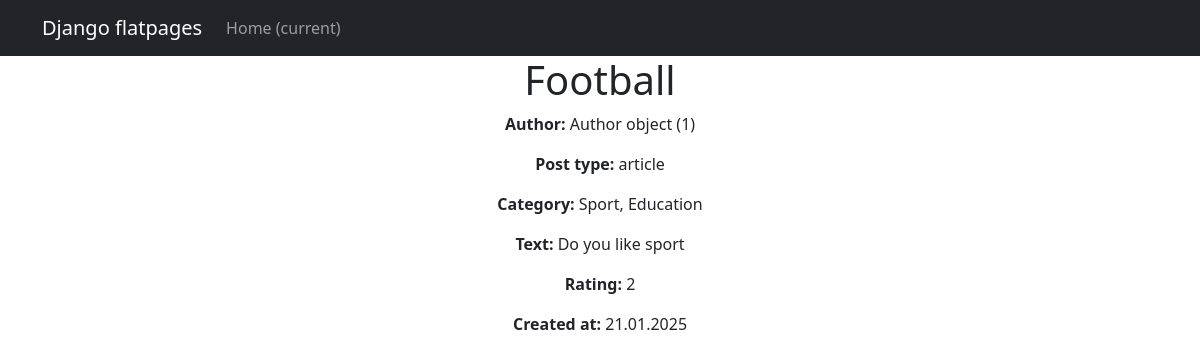
The page /news/1/ on the database as committed earlier.
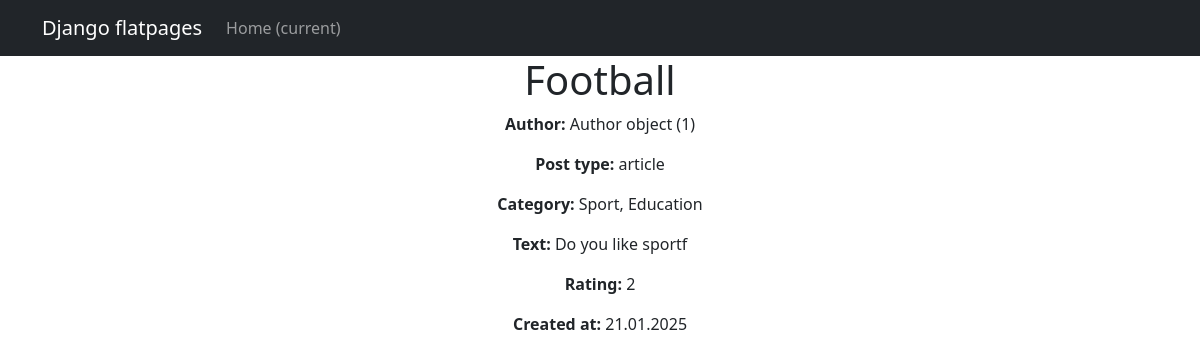
The same page on the database as committed later.
### news/models.py (models this page shows, shortened)
class Post(models.Model):
    ARTICLE = 'AR'
    NEWS = 'NW'
    TYPES = (
        (ARTICLE, 'Статья'),
        (NEWS, 'Новость')
    )
    author = models.ForeignKey(Author, on_delete = models.CASCADE)
    post_type = models.CharField(max_length=2, choices= TYPES, default=ARTICLE)
    created_at = models.DateTimeField(auto_now_add=True)
    category = models.ManyToManyField(Category, through= 'PostCategory')
    title = models.CharField(max_length=255)
    text = models.TextField()
    rating = models.IntegerField(default=0)
    def __init__(self, *args, **kwargs):
        super().__init__(*args, **kwargs)  # Передаем аргументы корректно

class Author(models.Model):
    user = models.OneToOneField(User, on_delete= models.CASCADE)
    rating = models.IntegerField(default=0)

### news/views.py (the view)
# urls.py: path('<int:pk>/', NewDetail.as_view(), name='new_detail'),
class NewDetail(DetailView):
    model = Post
    template_name = 'new.html'
    context_object_name = 'new'

### news/templatetags/custom_filters.py (called while the page is built)
@register.filter(name='censor')
def censor(value):
    for word in BAD_WORDS:
        value = value.replace(word, '*' * len(word))
    return value

### templates/new.html (shortened to what this page needs)
{% extends 'flatpages/default.html' %}
{% load custom_filters %}
{% block content %}
<h1>{{ new.title }}</h1>
<p><strong>Author:</strong> {{ object.author }}</p>
<p><strong>Post type:</strong> {{ new.post_type }}</p>
<p><strong>Category:</strong> {% for category in new.category.all %}
                       {{ category.name }}{% if not forloop.last %}, {% endif %}
                   {% endfor %}</p>
<p><strong>Text:</strong> {{ new.text|censor }}</p>
<p><strong>Rating:</strong> {{ new.rating }}</p>
<p><strong>Created at:</strong> {{ new.created_at|date:"d.m.Y" }}</p>
{% endblock content %}

Rows that differ between the two databases and show on the page:
changed Post "Football": text|censor "Do you like sport" → "Do you like sportf"
